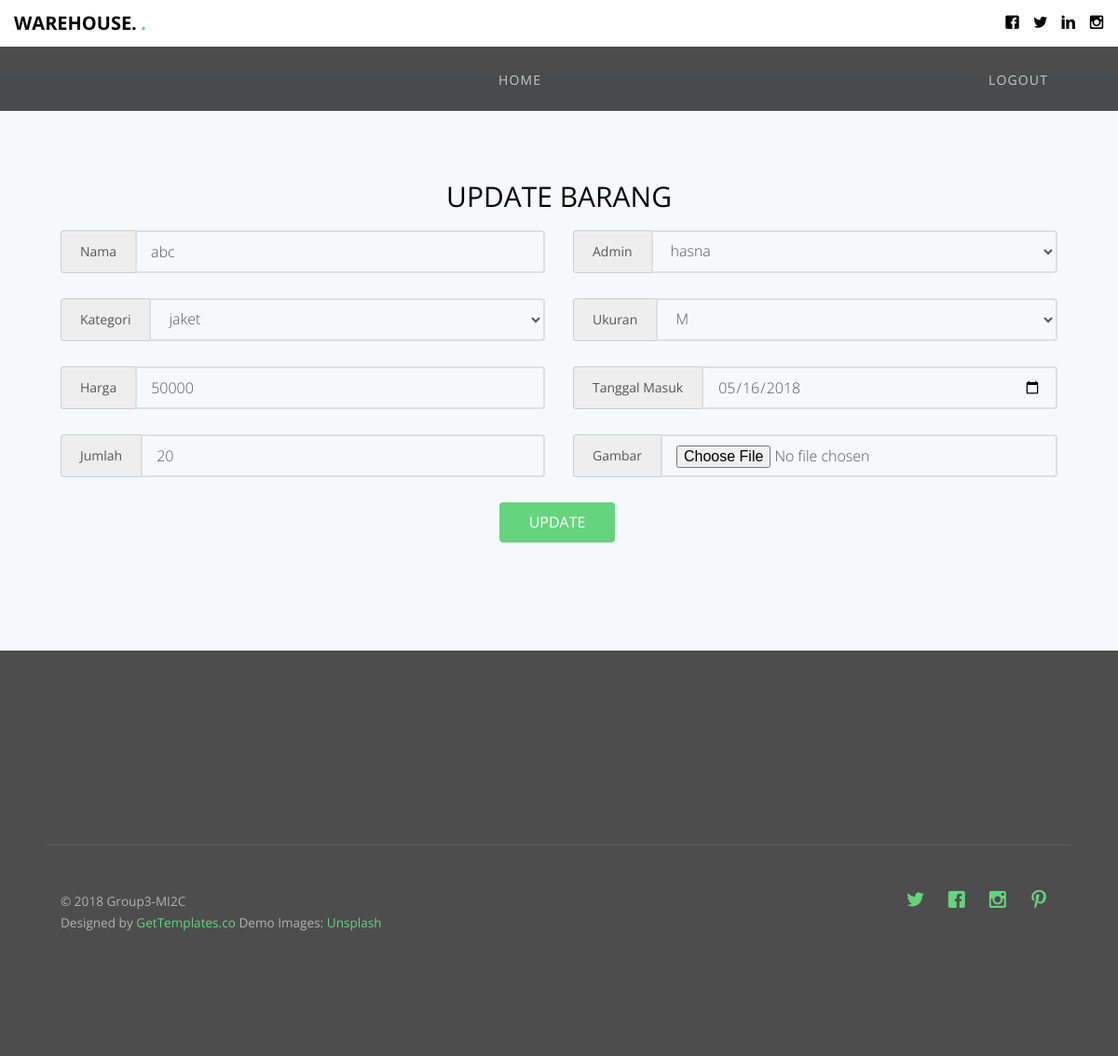
Before: /Welcome/edit_barang/2 with the older database file.
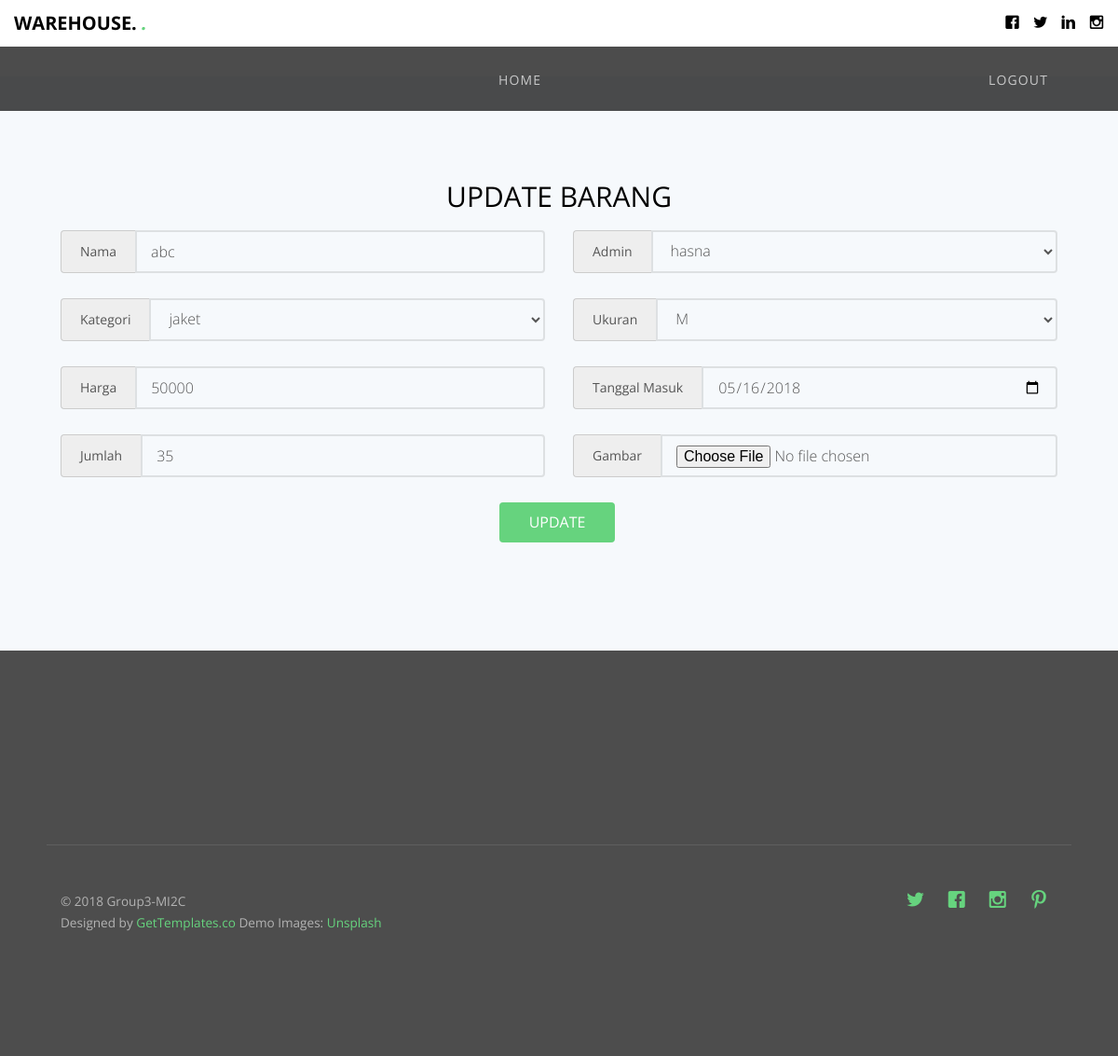
After: the same page with the newer database file.
### tables this page shows
CREATE TABLE `barang` (
  `id_barang` int(11) NOT NULL,
  `nama` varchar(25) NOT NULL,
  `id_kategori` int(11) NOT NULL,
  `harga` varchar(25) NOT NULL,
  `jumlah` varchar(10) NOT NULL,
  `id_admin` int(11) NOT NULL,
  `id_ukuran` int(11) NOT NULL,
  `tgl_masuk` date NOT NULL,
  `Gambar` varchar(200) NOT NULL
);

CREATE TABLE `kategori` (
  `id_kategori` int(11) NOT NULL,
  `nama_kategori` varchar(50) NOT NULL
);

CREATE TABLE `ukuran` (
  `id_ukuran` int(10) NOT NULL,
  `nama_ukuran` varchar(20) NOT NULL
);

### application/controllers/Welcome.php (called while the page is built, shortened)
<?php
class Welcome extends CI_Controller {
	public function __construct()
	{
		$this->load->helper('url');
        $this->load->helper('form');
        $this->load->helper('text');
        $this->load->library('form_validation');
		$this->load->model('Gudang_model');
        $this->load->model('Barang_model');
        $this->load->model('Kategori_model');
        $this->load->model('Admin_model');
        $this->load->model('User_model');
		$this->load->helper(array('url_helper','date','file'));
	}
    public function edit_barang($id = NULL)
    {
        $data['Barang'] = $this->Gudang_model->get_barang_by_id($id);
        $data['dropdown_kategori'] = $this->Gudang_model->dropdown_kategori();
        $data['dropdown_admin'] = $this->Gudang_model->dropdown_admin();
        $data['dropdown_ukuran'] = $this->Gudang_model->dropdown_ukuran();
        $this->load->helper('form');
        $this->load->library('form_validation');
        $this->form_validation->set_rules('nama', 'Nama', 'required',
            array('required'      => 'Silahkan isi %s terlebih dahulu.'));
        $this->form_validation->set_rules('harga', 'Harga', 'required',
            array('required' => 'Silahkan isi %s terlebih dahulu.'));
        $this->form_validation->set_rules('jumlah', 'Jumlah', 'required',
            array('required' => 'Silahkan isi %s terlebih dahulu.'));
        if ($this->form_validation->run() === FALSE)
        {
            $this->load->view('admin/update_barang', $data);
        }
    }
}

### index.php (called while the page is built, shortened)
<?php
require_once BASEPATH.'core/CodeIgniter.php';

### application/models/Gudang_model.php (called while the page is built, shortened)
<?php
class Gudang_model extends CI_Model {
    public function dropdown_kategori(){
		$this->db->select ('
            kategori.id_kategori,
            kategori.nama_kategori
        ');
        $this->db->order_by('nama_kategori');
        $result = $this->db->get('kategori');
        $dropdown_kategori[''] = 'Please Select';
        if ($result->num_rows() > 0) {
            foreach ($result->result_array() as $row) {
                $dropdown_kategori[$row['id_kategori']] = $row['nama_kategori'];
            }
        }
        return $dropdown_kategori;
    }
    public function dropdown_admin(){
		$this->db->select ('
            admin.id_admin,
            admin.nama_admin
        ');
        $this->db->order_by('nama_admin');
        $result = $this->db->get('admin');
        $dropdown_admin[''] = 'Please Select';
        if ($result->num_rows() > 0) {
            foreach ($result->result_array() as $row) {
                $dropdown_admin[$row['id_admin']] = $row['nama_admin'];
            }
        }
        return $dropdown_admin;
    }
    public function dropdown_ukuran(){
		$this->db->select ('
            ukuran.id_ukuran,
            ukuran.nama_ukuran
        ');
        $this->db->order_by('nama_ukuran');
        $result = $this->db->get('ukuran');
        $dropdown_ukuran[''] = 'Please Select';
        if ($result->num_rows() > 0) {
            foreach ($result->result_array() as $row) {
                $dropdown_ukuran[$row['id_ukuran']] = $row['nama_ukuran'];
            }
        }
        return $dropdown_ukuran;
    }
    public function get_barang_by_id($id)
    {
		$this->db->select ( '*' );
		$this->db->from('barang');
        $this->db->join('ukuran', 'ukuran.id_ukuran = barang.id_ukuran', 'left');
        $this->db->join('kategori', 'kategori.id_kategori = barang.id_kategori', 'left');
        $this->db->join('admin', 'admin.id_admin = barang.id_admin', 'left');
    	$this->db->where('barang.id_barang', $id);
    	$query = $this->db->get();
		return $query->row_array();
    }
}
?>

### application/views/admin/update_barang.php (the view, shortened to what the changed rows need)
<div class="gtco-section gtco-gray-bg">
  <div class="gtco-container">
    <?php echo form_open_multipart(current_url(), array('class' => 'needs-validation', 'novalidate' => '')); ?>
    <div class="row">
      <div class="col-md-12"><form>
              <div class="row">
                    <h2 class="text-center">UPDATE BARANG</h2>
          <div class="col-md-6">
                      <div class="input-group">
                        <span class="input-group-addon" id="basic-addon1">Nama</span>
                          <input class="form-control" type="text" name="nama" value="<?php echo set_value('nama', $Barang['nama'] ) ?>" placeholder="Nama" required>
                        </div><br>
                        <div class="input-group">
                          <span class="input-group-addon" id="basic-addon1">Kategori</span>
                          <?php echo form_dropdown('id_kategori', $dropdown_kategori, set_value('id_kategori',$Barang['id_kategori']), 'class="form-control" required' ); ?>
                        </div><br>
                        <div class="input-group">
                          <span class="input-group-addon" id="basic-addon1">Harga</span>
                          <input class="form-control" type="text" name="harga" value="<?php echo set_value('harga', $Barang['harga']) ?>" placeholder="Harga" required>
                        </div><br>
                        <div class="input-group">
                          <span class="input-group-addon" id="basic-addon1">Jumlah</span>
                          <input class="form-control" type="text" name="jumlah" value="<?php echo set_value('jumlah', $Barang['jumlah'] ) ?>" placeholder="Jumlah" required>
                        </div><br>
                      </div>
                        <div class="col-md-6">
                        <div class="input-group">
                      <span class="input-group-addon" id="basic-addon1">Admin</span>
                      <?php echo form_dropdown('id_admin', $dropdown_admin, set_value('id_admin',$Barang['id_admin']), 'class="form-control" required'); ?>
                  </div><br>
                  <div class="input-group">
                    <span class="input-group-addon" id="basic-addon1">Ukuran</span>
                          <?php echo form_dropdown('id_ukuran', $dropdown_ukuran, set_value('id_ukuran',$Barang['id_ukuran']), 'class="form-control" required'); ?>
                        </div><br>
                      <div class="input-group">
                        <span class="input-group-addon" id="basic-addon1">Tanggal Masuk</span>
                          <input class="form-control" name="tgl_masuk" value="<?php echo set_value('tgl_masuk', $Barang['tgl_masuk']) ?>" type="date" placeholder="Tanggal Masuk" required>
                        </div><br>
                    </div>
                  </div>
        </form>
      </div>
    </div>
  </div>
</div>

Changed rows visible on the page:
changed barang "abc": jumlah "20" → "35"
